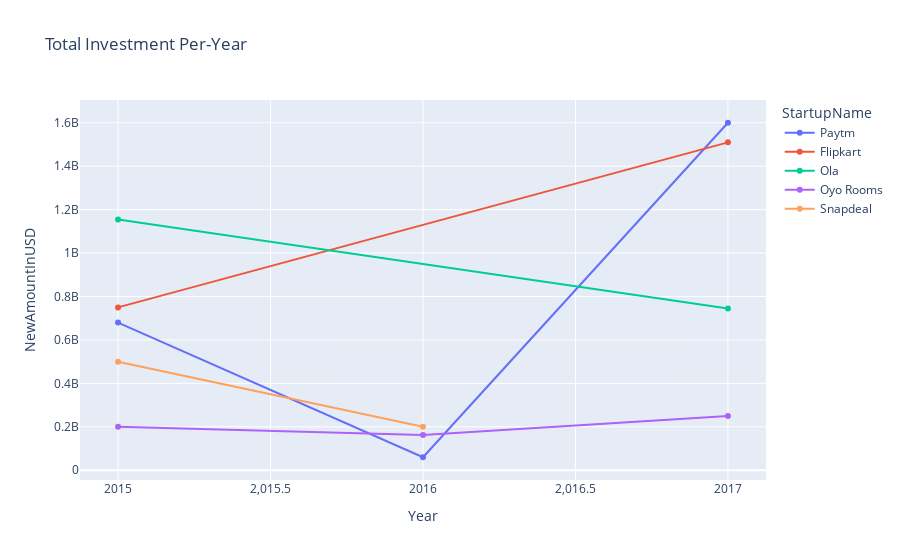

The code cell stored with this chart in its notebook:
### Code cell
px.line(startup_list, x="Year", y="NewAmountInUSD", title="Total Investment Per-Year",color='StartupName',markers=True)

### Figure 1 — Plotly figure (JSON) as saved in the notebook; plotly's stock layout.template omitted (floating-point values rounded to 4 significant figures)
{"data": [{"hovertemplate": "StartupName=Paytm<br>Year=%{x}<br>NewAmountInUSD=%{y}<extra></extra>", "legendgroup": "Paytm", "line": {"color": "#636efa", "dash": "solid"}, "marker": {"symbol": "circle"}, "mode": "lines+markers", "name": "Paytm", "orientation": "v", "showlegend": true, "type": "scatter", "x": [2017, 2016, 2015], "xaxis": "x", "y": [1600000000, 60000000, 680000000], "yaxis": "y"}, {"hovertemplate": "StartupName=Flipkart<br>Year=%{x}<br>NewAmountInUSD=%{y}<extra></extra>", "legendgroup": "Flipkart", "line": {"color": "#EF553B", "dash": "solid"}, "marker": {"symbol": "circle"}, "mode": "lines+markers", "name": "Flipkart", "orientation": "v", "showlegend": true, "type": "scatter", "x": [2017, 2015], "xaxis": "x", "y": [1509700000, 750000000], "yaxis": "y"}, {"hovertemplate": "StartupName=Ola<br>Year=%{x}<br>NewAmountInUSD=%{y}<extra></extra>", "legendgroup": "Ola", "line": {"color": "#00cc96", "dash": "solid"}, "marker": {"symbol": "circle"}, "mode": "lines+markers", "name": "Ola", "orientation": "v", "showlegend": true, "type": "scatter", "x": [2017, 2015], "xaxis": "x", "y": [744500000, 1155000000], "yaxis": "y"}, {"hovertemplate": "StartupName=Oyo Rooms<br>Year=%{x}<br>NewAmountInUSD=%{y}<extra></extra>", "legendgroup": "Oyo Rooms", "line": {"color": "#ab63fa", "dash": "solid"}, "marker": {"symbol": "circle"}, "mode": "lines+markers", "name": "Oyo Rooms", "orientation": "v", "showlegend": true, "type": "scatter", "x": [2017, 2016, 2015], "xaxis": "x", "y": [250000000, 162000000, 200000000], "yaxis": "y"}, {"hovertemplate": "StartupName=Snapdeal<br>Year=%{x}<br>NewAmountInUSD=%{y}<extra></extra>", "legendgroup": "Snapdeal", "line": {"color": "#FFA15A", "dash": "solid"}, "marker": {"symbol": "circle"}, "mode": "lines+markers", "name": "Snapdeal", "orientation": "v", "showlegend": true, "type": "scatter", "x": [2016, 2015], "xaxis": "x", "y": [200000000, 500000000], "yaxis": "y"}], "layout": {"legend": {"title": {"text": "StartupName"}, "tracegroupgap": 0}, "title": {"text": "Total Investment Per-Year"}, "xaxis": {"anchor": "y", "domain": [0, 1], "title": {"text": "Year"}}, "yaxis": {"anchor": "x", "domain": [0, 1], "title": {"text": "NewAmountInUSD"}}}}
